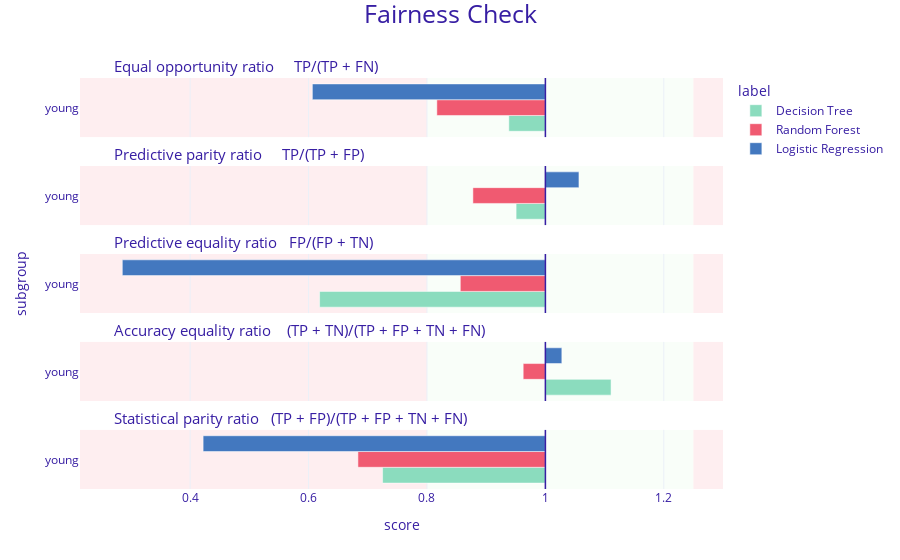

The code cell stored with this chart in its notebook:
### Markdown cell above
### Visualize the result

### Code cell
mf_tree.plot(objects=[mf_forest, mf_logreg])

### Figure 1 — Plotly figure (JSON) as saved in the notebook; plotly's stock layout.template omitted (floating-point values rounded to 4 significant figures)
{"data": [{"alignmentgroup": "True", "customdata": [["young", 0.938, "Decision Tree"]], "hovertemplate": "<b>%{customdata[2]}</b><br>Subgroup: %{customdata[0]}<br>Score: %{customdata[1]}<br><extra></extra>", "legendgroup": "Decision Tree", "marker": {"color": "#8bdcbe", "pattern": {"shape": ""}}, "name": "Decision Tree", "offsetgroup": "Decision Tree", "orientation": "h", "showlegend": true, "textposition": "auto", "type": "bar", "x": [-0.06179], "xaxis": "x5", "y": [0.5], "yaxis": "y5"}, {"alignmentgroup": "True", "customdata": [["young", 0.951, "Decision Tree"]], "hovertemplate": "<b>%{customdata[2]}</b><br>Subgroup: %{customdata[0]}<br>Score: %{customdata[1]}<br><extra></extra>", "legendgroup": "Decision Tree", "marker": {"color": "#8bdcbe", "pattern": {"shape": ""}}, "name": "Decision Tree", "offsetgroup": "Decision Tree", "orientation": "h", "showlegend": false, "textposition": "auto", "type": "bar", "x": [-0.04948], "xaxis": "x4", "y": [0.5], "yaxis": "y4"}, {"alignmentgroup": "True", "customdata": [["young", 0.619, "Decision Tree"]], "hovertemplate": "<b>%{customdata[2]}</b><br>Subgroup: %{customdata[0]}<br>Score: %{customdata[1]}<br><extra></extra>", "legendgroup": "Decision Tree", "marker": {"color": "#8bdcbe", "pattern": {"shape": ""}}, "name": "Decision Tree", "offsetgroup": "Decision Tree", "orientation": "h", "showlegend": false, "textposition": "auto", "type": "bar", "x": [-0.3814], "xaxis": "x3", "y": [0.5], "yaxis": "y3"}, {"alignmentgroup": "True", "customdata": [["young", 1.111, "Decision Tree"]], "hovertemplate": "<b>%{customdata[2]}</b><br>Subgroup: %{customdata[0]}<br>Score: %{customdata[1]}<br><extra></extra>", "legendgroup": "Decision Tree", "marker": {"color": "#8bdcbe", "pattern": {"shape": ""}}, "name": "Decision Tree", "offsetgroup": "Decision Tree", "orientation": "h", "showlegend": false, "textposition": "auto", "type": "bar", "x": [0.1109], "xaxis": "x2", "y": [0.5], "yaxis": "y2"}, {"alignmentgroup": "True", "customdata": [["young", 0.725, "Decision Tree"]], "hovertemplate": "<b>%{customdata[2]}</b><br>Subgroup: %{customdata[0]}<br>Score: %{customdata[1]}<br><extra></extra>", "legendgroup": "Decision Tree", "marker": {"color": "#8bdcbe", "pattern": {"shape": ""}}, "name": "Decision Tree", "offsetgroup": "Decision Tree", "orientation": "h", "showlegend": false, "textposition": "auto", "type": "bar", "x": [-0.275], "xaxis": "x", "y": [0.5], "yaxis": "y"}, {"alignmentgroup": "True", "customdata": [["young", 0.817, "Random Forest"]], "hovertemplate": "<b>%{customdata[2]}</b><br>Subgroup: %{customdata[0]}<br>Score: %{customdata[1]}<br><extra></extra>", "legendgroup": "Random Forest", "marker": {"color": "#f05a71", "pattern": {"shape": ""}}, "name": "Random Forest", "offsetgroup": "Random Forest", "orientation": "h", "showlegend": true, "textposition": "auto", "type": "bar", "x": [-0.1834], "xaxis": "x5", "y": [0.5], "yaxis": "y5"}, {"alignmentgroup": "True", "customdata": [["young", 0.878, "Random Forest"]], "hovertemplate": "<b>%{customdata[2]}</b><br>Subgroup: %{customdata[0]}<br>Score: %{customdata[1]}<br><extra></extra>", "legendgroup": "Random Forest", "marker": {"color": "#f05a71", "pattern": {"shape": ""}}, "name": "Random Forest", "offsetgroup": "Random Forest", "orientation": "h", "showlegend": false, "textposition": "auto", "type": "bar", "x": [-0.1224], "xaxis": "x4", "y": [0.5], "yaxis": "y4"}, {"alignmentgroup": "True", "customdata": [["young", 0.856, "Random Forest"]], "hovertemplate": "<b>%{customdata[2]}</b><br>Subgroup: %{customdata[0]}<br>Score: %{customdata[1]}<br><extra></extra>", "legendgroup": "Random Forest", "marker": {"color": "#f05a71", "pattern": {"shape": ""}}, "name": "Random Forest", "offsetgroup": "Random Forest", "orientation": "h", "showlegend": false, "textposition": "auto", "type": "bar", "x": [-0.1437], "xaxis": "x3", "y": [0.5], "yaxis": "y3"}, {"alignmentgroup": "True", "customdata": [["young", 0.962, "Random Forest"]], "hovertemplate": "<b>%{customdata[2]}</b><br>Subgroup: %{customdata[0]}<br>Score: %{customdata[1]}<br><extra></extra>", "legendgroup": "Random Forest", "marker": {"color": "#f05a71", "pattern": {"shape": ""}}, "name": "Random Forest", "offsetgroup": "Random Forest", "orientation": "h", "showlegend": false, "textposition": "auto", "type": "bar", "x": [-0.0375], "xaxis": "x2", "y": [0.5], "yaxis": "y2"}, {"alignmentgroup": "True", "customdata": [["young", 0.683, "Random Forest"]], "hovertemplate": "<b>%{customdata[2]}</b><br>Subgroup: %{customdata[0]}<br>Score: %{customdata[1]}<br><extra></extra>", "legendgroup": "Random Forest", "marker": {"color": "#f05a71", "pattern": {"shape": ""}}, "name": "Random Forest", "offsetgroup": "Random Forest", "orientation": "h", "showlegend": false, "textposition": "auto", "type": "bar", "x": [-0.3167], "xaxis": "x", "y": [0.5], "yaxis": "y"}, {"alignmentgroup": "True", "customdata": [["young", 0.606, "Logistic Regression"]], "hovertemplate": "<b>%{customdata[2]}</b><br>Subgroup: %{customdata[0]}<br>Score: %{customdata[1]}<br><extra></extra>", "legendgroup": "Logistic Regression", "marker": {"color": "#4378bf", "pattern": {"shape": ""}}, "name": "Logistic Regression", "offsetgroup": "Logistic Regression", "orientation": "h", "showlegend": true, "textposition": "auto", "type": "bar", "x": [-0.3936], "xaxis": "x5", "y": [0.5], "yaxis": "y5"}, {"alignmentgroup": "True", "customdata": [["young", 1.057, "Logistic Regression"]], "hovertemplate": "<b>%{customdata[2]}</b><br>Subgroup: %{customdata[0]}<br>Score: %{customdata[1]}<br><extra></extra>", "legendgroup": "Logistic Regression", "marker": {"color": "#4378bf", "pattern": {"shape": ""}}, "name": "Logistic Regression", "offsetgroup": "Logistic Regression", "orientation": "h", "showlegend": false, "textposition": "auto", "type": "bar", "x": [0.05669], "xaxis": "x4", "y": [0.5], "yaxis": "y4"}, {"alignmentgroup": "True", "customdata": [["young", 0.285, "Logistic Regression"]], "hovertemplate": "<b>%{customdata[2]}</b><br>Subgroup: %{customdata[0]}<br>Score: %{customdata[1]}<br><extra></extra>", "legendgroup": "Logistic Regression", "marker": {"color": "#4378bf", "pattern": {"shape": ""}}, "name": "Logistic Regression", "offsetgroup": "Logistic Regression", "orientation": "h", "showlegend": false, "textposition": "auto", "type": "bar", "x": [-0.7146], "xaxis": "x3", "y": [0.5], "yaxis": "y3"}, {"alignmentgroup": "True", "customdata": [["young", 1.028, "Logistic Regression"]], "hovertemplate": "<b>%{customdata[2]}</b><br>Subgroup: %{customdata[0]}<br>Score: %{customdata[1]}<br><extra></extra>", "legendgroup": "Logistic Regression", "marker": {"color": "#4378bf", "pattern": {"shape": ""}}, "name": "Logistic Regression", "offsetgroup": "Logistic Regression", "orientation": "h", "showlegend": false, "textposition": "auto", "type": "bar", "x": [0.02778], "xaxis": "x2", "y": [0.5], "yaxis": "y2"}, {"alignmentgroup": "True", "customdata": [["young", 0.422, "Logistic Regression"]], "hovertemplate": "<b>%{customdata[2]}</b><br>Subgroup: %{customdata[0]}<br>Score: %{customdata[1]}<br><extra></extra>", "legendgroup": "Logistic Regression", "marker": {"color": "#4378bf", "pattern": {"shape": ""}}, "name": "Logistic Regression", "offsetgroup": "Logistic Regression", "orientation": "h", "showlegend": false, "textposition": "auto", "type": "bar", "x": [-0.5781], "xaxis": "x", "y": [0.5], "yaxis": "y"}], "layout": {"annotations": [{"font": {"size": 15}, "showarrow": false, "text": "Statistical parity ratio   (TP + FP)/(TP + FP + TN + FN)", "x": 0.05, "xanchor": "left", "xref": "paper", "y": 0.144, "yanchor": "bottom", "yref": "paper"}, {"font": {"size": 15}, "showarrow": false, "text": "Accuracy equality ratio    (TP + TN)/(TP + FP + TN + FN)", "x": 0.05, "xanchor": "left", "xref": "paper", "y": 0.358, "yanchor": "bottom", "yref": "paper"}, {"font": {"size": 15}, "showarrow": false, "text": "Predictive equality ratio   FP/(FP + TN)", "x": 0.05, "xanchor": "left", "xref": "paper", "y": 0.572, "yanchor": "bottom", "yref": "paper"}, {"font": {"size": 15}, "showarrow": false, "text": "Predictive parity ratio     TP/(TP + FP)", "x": 0.05, "xanchor": "left", "xref": "paper", "y": 0.786, "yanchor": "bottom", "yref": "paper"}, {"font": {"size": 15}, "showarrow": false, "text": "Equal opportunity ratio     TP/(TP + FN)", "x": 0.05, "xanchor": "left", "xref": "paper", "y": 1, "yanchor": "bottom", "yref": "paper"}], "barmode": "group", "font": {"color": "#371ea3"}, "legend": {"title": {"text": "label"}, "tracegroupgap": 0}, "margin": {"b": 71, "r": 30, "t": 78}, "shapes": [{"fillcolor": "#f05a71", "layer": "below", "line": {"width": 0}, "opacity": 0.1, "type": "rect", "x0": 0.25, "x1": 0.3, "xref": "x", "y0": 0, "y1": 1, "yref": "y"}, {"fillcolor": "#f05a71", "layer": "below", "line": {"width": 0}, "opacity": 0.1, "type": "rect", "x0": -0.7861, "x1": -0.2, "xref": "x", "y0": 0, "y1": 1, "yref": "y"}, {"fillcolor": "#c7f5bf", "layer": "below", "line": {"width": 0}, "opacity": 0.1, "type": "rect", "x0": -0.2, "x1": 0.25, "xref": "x", "y0": 0, "y1": 1, "yref": "y"}, {"line": {"color": "#371ea3", "width": 1.5}, "type": "line", "x0": 0, "x1": 0, "xref": "x", "y0": 0, "y1": 1, "yref": "y"}, {"fillcolor": "#f05a71", "layer": "below", "line": {"width": 0}, "opacity": 0.1, "type": "rect", "x0": 0.25, "x1": 0.3, "xref": "x", "y0": 0, "y1": 1, "yref": "y2"}, {"fillcolor": "#f05a71", "layer": "below", "line": {"width": 0}, "opacity": 0.1, "type": "rect", "x0": -0.7861, "x1": -0.2, "xref": "x", "y0": 0, "y1": 1, "yref": "y2"}, {"fillcolor": "#c7f5bf", "layer": "below", "line": {"width": 0}, "opacity": 0.1, "type": "rect", "x0": -0.2, "x1": 0.25, "xref": "x", "y0": 0, "y1": 1, "yref": "y2"}, {"line": {"color": "#371ea3", "width": 1.5}, "type": "line", "x0": 0, "x1": 0, "xref": "x", "y0": 0, "y1": 1, "yref": "y2"}, {"fillcolor": "#f05a71", "layer": "below", "line": {"width": 0}, "opacity": 0.1, "type": "rect", "x0": 0.25, "x1": 0.3, "xref": "x", "y0": 0, "y1": 1, "yref": "y3"}, {"fillcolor": "#f05a71", "layer": "below", "line": {"width": 0}, "opacity": 0.1, "type": "rect", "x0": -0.7861, "x1": -0.2, "xref": "x", "y0": 0, "y1": 1, "yref": "y3"}, {"fillcolor": "#c7f5bf", "layer": "below", "line": {"width": 0}, "opacity": 0.1, "type": "rect", "x0": -0.2, "x1": 0.25, "xref": "x", "y0": 0, "y1": 1, "yref": "y3"}, {"line": {"color": "#371ea3", "width": 1.5}, "type": "line", "x0": 0, "x1": 0, "xref": "x", "y0": 0, "y1": 1, "yref": "y3"}, {"fillcolor": "#f05a71", "layer": "below", "line": {"width": 0}, "opacity": 0.1, "type": "rect", "x0": 0.25, "x1": 0.3, "xref": "x", "y0": 0, "y1": 1, "yref": "y4"}, {"fillcolor": "#f05a71", "layer": "below", "line": {"width": 0}, "opacity": 0.1, "type": "rect", "x0": -0.7861, "x1": -0.2, "xref": "x", "y0": 0, "y1": 1, "yref": "y4"}, {"fillcolor": "#c7f5bf", "layer": "below", "line": {"width": 0}, "opacity": 0.1, "type": "rect", "x0": -0.2, "x1": 0.25, "xref": "x", "y0": 0, "y1": 1, "yref": "y4"}, {"line": {"color": "#371ea3", "width": 1.5}, "type": "line", "x0": 0, "x1": 0, "xref": "x", "y0": 0, "y1": 1, "yref": "y4"}, {"fillcolor": "#f05a71", "layer": "below", "line": {"width": 0}, "opacity": 0.1, "type": "rect", "x0": 0.25, "x1": 0.3, "xref": "x", "y0": 0, "y1": 1, "yref": "y5"}, {"fillcolor": "#f05a71", "layer": "below", "line": {"width": 0}, "opacity": 0.1, "type": "rect", "x0": -0.7861, "x1": -0.2, "xref": "x", "y0": 0, "y1": 1, "yref": "y5"}, {"fillcolor": "#c7f5bf", "layer": "below", "line": {"width": 0}, "opacity": 0.1, "type": "rect", "x0": -0.2, "x1": 0.25, "xref": "x", "y0": 0, "y1": 1, "yref": "y5"}, {"line": {"color": "#371ea3", "width": 1.5}, "type": "line", "x0": 0, "x1": 0, "xref": "x", "y0": 0, "y1": 1, "yref": "y5"}], "title": {"font": {"size": 25}, "text": "Fairness Check", "x": 0.5, "y": 0.99}, "xaxis": {"anchor": "y", "domain": [0, 1], "range": [-0.7861, 0.3], "ticktext": [0.2, 0.4, 0.6, 0.8, 1, 1.2, 1.4, 1], "tickvals": [-0.8, -0.6, -0.4, -0.2, 0, 0.2, 0.4, 0], "title": {"text": "score"}}, "xaxis2": {"anchor": "y2", "domain": [0, 1], "matches": "x", "range": [-0.7861, 0.3], "showticklabels": false, "ticktext": [0.2, 0.4, 0.6, 0.8, 1, 1.2, 1.4, 1], "tickvals": [-0.8, -0.6, -0.4, -0.2, 0, 0.2, 0.4, 0]}, "xaxis3": {"anchor": "y3", "domain": [0, 1], "matches": "x", "range": [-0.7861, 0.3], "showticklabels": false, "ticktext": [0.2, 0.4, 0.6, 0.8, 1, 1.2, 1.4, 1], "tickvals": [-0.8, -0.6, -0.4, -0.2, 0, 0.2, 0.4, 0]}, "xaxis4": {"anchor": "y4", "domain": [0, 1], "matches": "x", "range": [-0.7861, 0.3], "showticklabels": false, "ticktext": [0.2, 0.4, 0.6, 0.8, 1, 1.2, 1.4, 1], "tickvals": [-0.8, -0.6, -0.4, -0.2, 0, 0.2, 0.4, 0]}, "xaxis5": {"anchor": "y5", "domain": [0, 1], "matches": "x", "range": [-0.7861, 0.3], "showticklabels": false, "ticktext": [0.2, 0.4, 0.6, 0.8, 1, 1.2, 1.4, 1], "tickvals": [-0.8, -0.6, -0.4, -0.2, 0, 0.2, 0.4, 0]}, "yaxis": {"anchor": "x", "domain": [0, 0.144], "range": [0, 1], "showgrid": false, "ticktext": ["young"], "tickvals": [0.5], "title": {"text": ""}, "zeroline": false}, "yaxis2": {"anchor": "x2", "domain": [0.214, 0.358], "matches": "y", "range": [0, 1], "showgrid": false, "ticktext": ["young"], "tickvals": [0.5], "title": {"text": ""}, "zeroline": false}, "yaxis3": {"anchor": "x3", "domain": [0.428, 0.572], "matches": "y", "range": [0, 1], "showgrid": false, "ticktext": ["young"], "tickvals": [0.5], "title": {"text": "subgroup"}, "zeroline": false}, "yaxis4": {"anchor": "x4", "domain": [0.642, 0.786], "matches": "y", "range": [0, 1], "showgrid": false, "ticktext": ["young"], "tickvals": [0.5], "title": {"text": ""}, "zeroline": false}, "yaxis5": {"anchor": "x5", "domain": [0.856, 1], "matches": "y", "range": [0, 1], "showgrid": false, "ticktext": ["young"], "tickvals": [0.5], "title": {"text": ""}, "zeroline": false}}}
